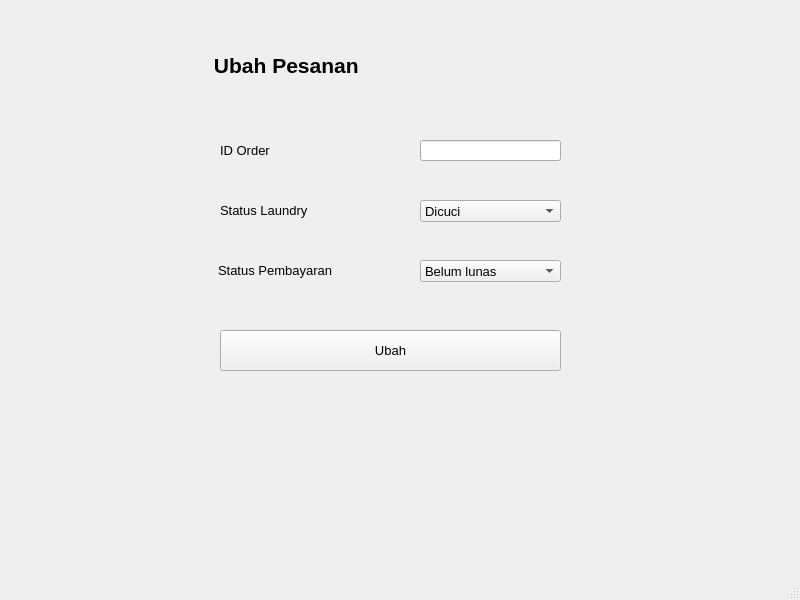
<?xml version="1.0" encoding="UTF-8"?>
<ui version="4.0">
 <class>MainWindow</class>
 <widget class="QMainWindow" name="MainWindow">
  <property name="geometry">
   <rect>
    <x>0</x>
    <y>0</y>
    <width>800</width>
    <height>600</height>
   </rect>
  </property>
  <property name="windowTitle">
   <string>MainWindow</string>
  </property>
  <widget class="QWidget" name="centralwidget">
   <widget class="QLabel" name="label">
    <property name="geometry">
     <rect>
      <x>10</x>
      <y>30</y>
      <width>681</width>
      <height>71</height>
     </rect>
    </property>
    <property name="font">
     <font>
      <pointsize>16</pointsize>
      <weight>75</weight>
      <bold>true</bold>
     </font>
    </property>
    <property name="layoutDirection">
     <enum>Qt::LeftToRight</enum>
    </property>
    <property name="text">
     <string>                                   Ubah Pesanan</string>
    </property>
   </widget>
   <widget class="QLabel" name="label_2">
    <property name="geometry">
     <rect>
      <x>220</x>
      <y>130</y>
      <width>161</width>
      <height>41</height>
     </rect>
    </property>
    <property name="font">
     <font>
      <pointsize>10</pointsize>
     </font>
    </property>
    <property name="text">
     <string>ID Order</string>
    </property>
   </widget>
   <widget class="QComboBox" name="statuslaundry">
    <property name="geometry">
     <rect>
      <x>420</x>
      <y>200</y>
      <width>141</width>
      <height>22</height>
     </rect>
    </property>
    <property name="font">
     <font>
      <pointsize>10</pointsize>
     </font>
    </property>
    <item>
     <property name="text">
      <string>Dicuci</string>
     </property>
    </item>
    <item>
     <property name="text">
      <string>Dikeringkan</string>
     </property>
    </item>
    <item>
     <property name="text">
      <string>Disetrika</string>
     </property>
    </item>
    <item>
     <property name="text">
      <string>Siap diambil</string>
     </property>
    </item>
    <item>
     <property name="text">
      <string>Dalam Pengantaran</string>
     </property>
    </item>
   </widget>
   <widget class="QLabel" name="label_3">
    <property name="geometry">
     <rect>
      <x>220</x>
      <y>190</y>
      <width>161</width>
      <height>41</height>
     </rect>
    </property>
    <property name="font">
     <font>
      <pointsize>10</pointsize>
     </font>
    </property>
    <property name="text">
     <string>Status Laundry</string>
    </property>
   </widget>
   <widget class="QLabel" name="label_4">
    <property name="geometry">
     <rect>
      <x>218</x>
      <y>250</y>
      <width>161</width>
      <height>41</height>
     </rect>
    </property>
    <property name="font">
     <font>
      <pointsize>10</pointsize>
     </font>
    </property>
    <property name="text">
     <string>Status Pembayaran</string>
    </property>
   </widget>
   <widget class="QComboBox" name="statsusbayar">
    <property name="geometry">
     <rect>
      <x>420</x>
      <y>260</y>
      <width>141</width>
      <height>22</height>
     </rect>
    </property>
    <property name="font">
     <font>
      <pointsize>10</pointsize>
     </font>
    </property>
    <item>
     <property name="text">
      <string>Belum lunas</string>
     </property>
    </item>
    <item>
     <property name="text">
      <string>Lunas</string>
     </property>
    </item>
   </widget>
   <widget class="QPushButton" name="ubah">
    <property name="geometry">
     <rect>
      <x>220</x>
      <y>330</y>
      <width>341</width>
      <height>41</height>
     </rect>
    </property>
    <property name="font">
     <font>
      <pointsize>10</pointsize>
     </font>
    </property>
    <property name="text">
     <string>Ubah</string>
    </property>
   </widget>
   <widget class="QLineEdit" name="inputorder">
    <property name="geometry">
     <rect>
      <x>420</x>
      <y>140</y>
      <width>141</width>
      <height>21</height>
     </rect>
    </property>
    <property name="font">
     <font>
      <pointsize>10</pointsize>
     </font>
    </property>
   </widget>
  </widget>
  <widget class="QMenuBar" name="menubar">
   <property name="geometry">
    <rect>
     <x>0</x>
     <y>0</y>
     <width>800</width>
     <height>26</height>
    </rect>
   </property>
  </widget>
  <widget class="QStatusBar" name="statusbar"/>
 </widget>
 <resources/>
 <connections/>
</ui>
